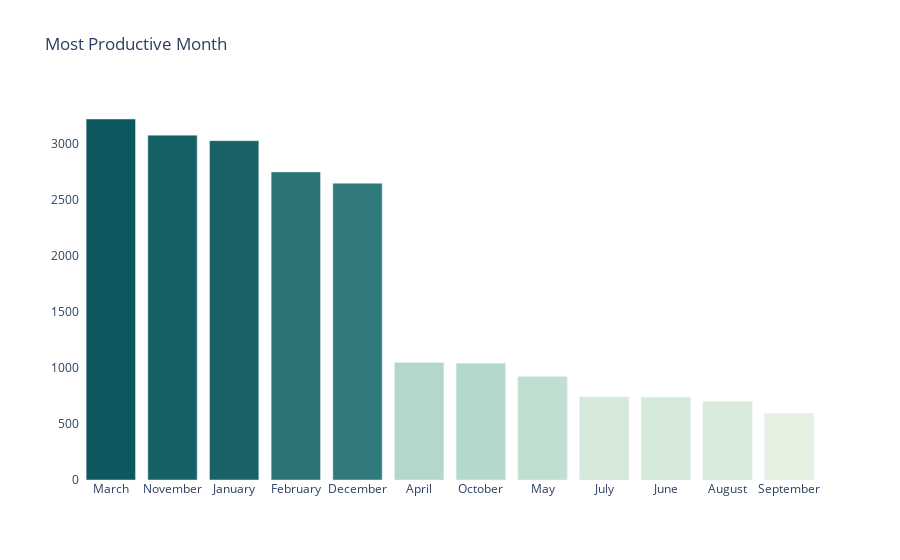

Write notebook code for a chart like this one.
### Code cell
fig = px.bar(mpm, title='Most Productive Month', color=mpm, color_continuous_scale=px.colors.sequential.Mint)
fig.update_layout(xaxis_tickangle=0, plot_bgcolor='white', coloraxis_showscale=False)
fig.update_yaxes(title=' ')
fig.update_xaxes(title=' ')
fig.update_traces(hovertemplate = '<b>%{x}</b><br>No. of Transactions: %{y}')
fig.show()

### Figure 1 — Plotly figure (JSON) as saved in the notebook; plotly's stock layout.template omitted (floating-point values rounded to 4 significant figures)
{"data": [{"alignmentgroup": "True", "hovertemplate": "<b>%{x}</b><br>No. of Transactions: %{y}", "legendgroup": "", "marker": {"color": [3220, 3076, 3027, 2748, 2647, 1048, 1041, 924, 741, 739, 700, 596], "coloraxis": "coloraxis", "pattern": {"shape": ""}}, "name": "", "offsetgroup": "", "orientation": "v", "showlegend": false, "textposition": "auto", "type": "bar", "x": ["March", "November", "January", "February", "December", "April", "October", "May", "July", "June", "August", "September"], "xaxis": "x", "y": [3220, 3076, 3027, 2748, 2647, 1048, 1041, 924, 741, 739, 700, 596], "yaxis": "y"}], "layout": {"barmode": "relative", "coloraxis": {"colorbar": {"title": {"text": "color"}}, "colorscale": [[0, "rgb(228, 241, 225)"], [0.1667, "rgb(180, 217, 204)"], [0.3333, "rgb(137, 192, 182)"], [0.5, "rgb(99, 166, 160)"], [0.6667, "rgb(68, 140, 138)"], [0.8333, "rgb(40, 114, 116)"], [1, "rgb(13, 88, 95)"]], "showscale": false}, "legend": {"tracegroupgap": 0}, "plot_bgcolor": "white", "title": {"text": "Most Productive Month"}, "xaxis": {"anchor": "y", "domain": [0, 1], "tickangle": 0, "title": {"text": " "}}, "yaxis": {"anchor": "x", "domain": [0, 1], "title": {"text": " "}}}}
